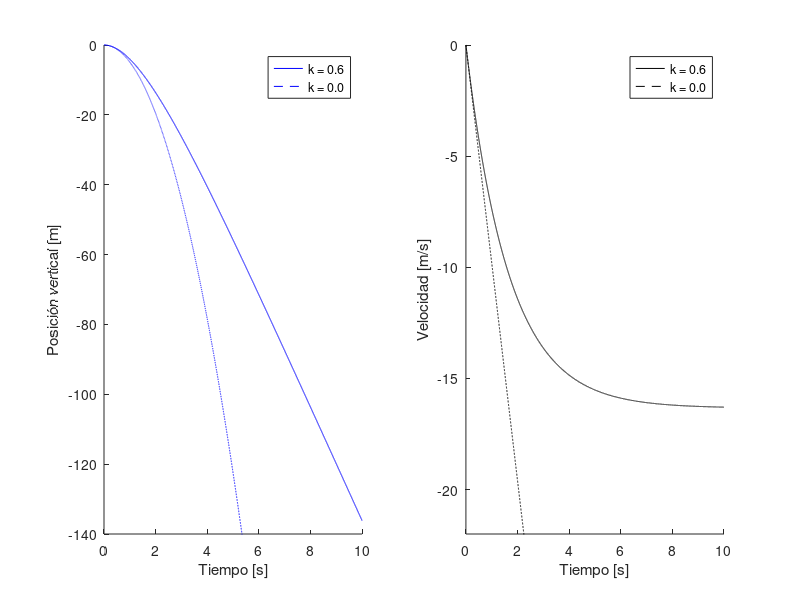

This chart was generated by the following MATLAB code:
clc %limpia Command Window
clear %limpia Workspace
v0 = 0; %Velocidad inicial en m/s
y0 = 0; %Posición inicial
h = 0.001; %Paso del tiempo h
k = 0.6; %Constante de arrastre, k la cual se puede modificar
k2 = 0;
T = 10; % Tiempo total de simulación
g = 9.8; %Aceleración de la gravedad en m/s^2
j = 1; %Inicializa el índice de los vectores
v(j) = v0; %Asigna en el índice 1 del vector de velocidad v0=0
y(j) = y0; %Asigna en el índice 1 del vector de posición y0=0
v2(j) = v0;
y2(j) = y0;
for t = h:h:T
v(j+1) = v(j) + (-g - k*v(j))*h; %Calcula la siguiente velocidad
y(j+1) = y(j) + v(j)*h; %Calcula la siguiente posición
v2(j+1) = v2(j) + (-g - k2*v2(j))*h; %Calcula la siguiente velocidad
y2(j+1) = y2(j) + v2(j)*h; %Calcula la siguiente posición
j = j+1; %incrementa el índice de los vectores
end
time = (0:h:T); %Vector de tiempo
%Gráfica de posición vs tiempo
subplot(1,2,1)
hold on
plot(time,y,'b');
xlabel('Tiempo [s]');
ylabel('Posición vertical [m]');
plot(time,y2,'--b');
legend('k = 0.6','k = 0.0')
xlabel('Tiempo [s]');
ylabel('Posición vertical [m]');
axis([0 10 -140 0])
hold off
%Gráfica de velocidad vs tiempo
subplot(1,2,2)
hold on
plot(time,v,'k');
xlabel('Tiempo [s]');
ylabel('Velocidad [m/s]');
plot(time,v2,'--k');
legend('k = 0.6','k = 0.0')
xlabel('Tiempo [s]');
ylabel('Velocidad [m/s]');
axis([0 10 -22 0])
hold off

